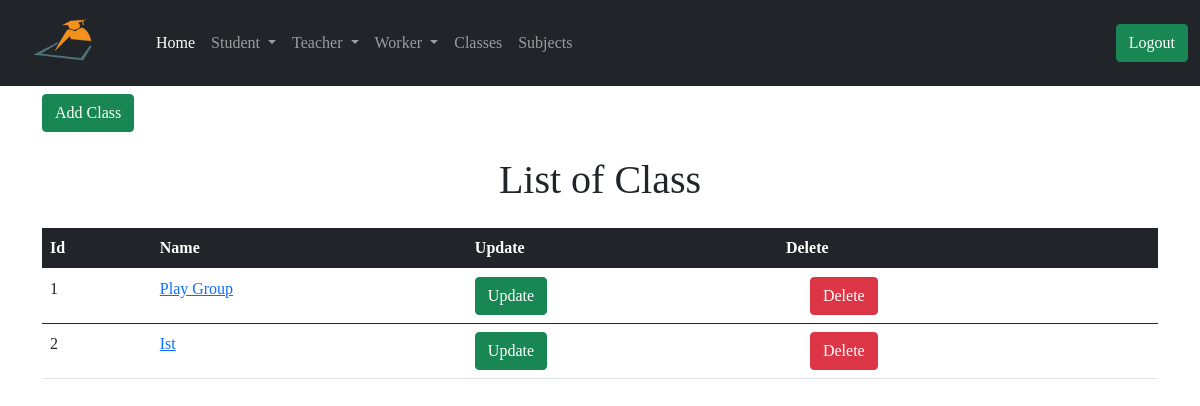
Page /admin/list_of_class (signed in) on the committed database.
### app/models.py (models this page shows, shortened)
class Class(db.Model):
    id = db.Column(db.Integer, primary_key=True)
    cls_name = db.Column(db.String(64), index=True)
    admin_id = db.Column(db.Integer, db.ForeignKey('user.id'))
    student = db.relationship('Student', backref='stdclass')
    leavestudent = db.relationship('LeaveStudent', backref='stdclass')

### app/routes.py (the view)
@app.route('/admin/list_of_class')
@login_required
def list_of_class():
    classes = Class.query.all()
    return render_template('admin/list_of_class.html', classes=classes)

### app/models.py (called while the page is built)
@login.user_loader
def load_user(id):
    return User.query.get(int(id))

### app/routes.py (called while the page is built)
@app.before_request
def before_request():
    g.user = None
    if 'teacher_id' in session:
        user = Teacher.query.filter_by(id=session['teacher_id']).first()
        g.user = user

### app/templates/admin/list_of_class.html (shortened to what this page needs)
{% extends 'admin/base.html' %}
{% block content %}
<div class="container">
  <a href=" {{ url_for('add_class') }} ">
    <button type="submit" class="btn btn-success mt-2">Add Class</button>
  </a>
<h1 class="text-center mt-4">List of Class</h1>
<table class="table mt-4">
    <thead class="table-dark">
      <tr>
        <th scope="col">Id</th>
        <th scope="col">Name</th>
        <th scope="col">Update</th>
        <th scope="col">Delete</th>
      </tr>
    </thead>
    {% for class in classes %}
    <tbody>
      <tr>
        <td> {{ class.id }}</td>
        <td><a href=" {{ url_for('class_wise_student', std_class=class.id)}} "> {{ class.cls_name }} </a></td>
        <td><a href=" {{ url_for('update_class', id=class.id) }} "><button type="submit" class="btn btn-success">Update</button></a></td>
        <td>
          <button type="button" class="btn btn-danger ms-4" data-bs-toggle="modal" data-bs-target="#exampleModal">
            Delete
          </button>
        </td>
      </tr>
    </tbody>
    {% endfor %}
  </table>
</div>
{% endblock %}

### app/templates/admin/base.html (style rules this page uses)
body { font-family: 'Times New Roman', Times, serif; }

### rows in the picture
Class: id "1", cls_name "Play Group"
Class: id "2", cls_name "Ist"
